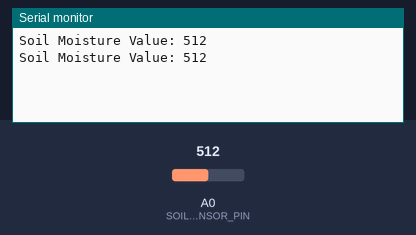
Bench run of a sketch on a simulated Arduino Uno, built with avr-gcc and run on an emulated ATmega328P. Shown: the last lines printed to the serial monitor. The inputs (shaded band) are chosen by the test bench; at power-on: A0 (SOIL_MOISTURE_SENSOR_PIN) = 512.

Above: at 1.8 s.
1.9 s: A0 (SOIL_MOISTURE_SENSOR_PIN) set to 716
At 2.4 s:
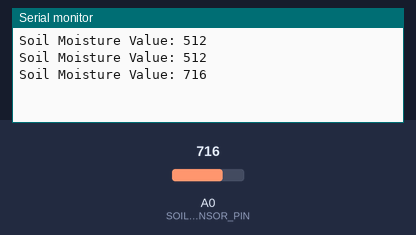
3.4 s: A0 (SOIL_MOISTURE_SENSOR_PIN) set to 900
At 4.8 s:
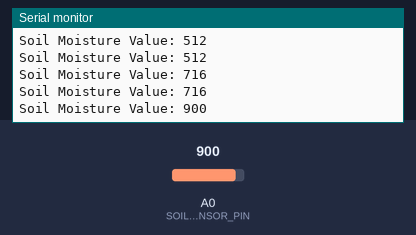
Timing chart, 0 to 6.4 s (numbered marks = the images above; inputs shaded):
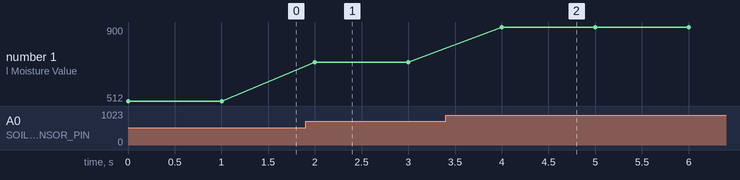

Measured:
- after the input at 1.9 s, the serial monitor: prints a new line after 0.10 s (image 1)
- after the input at 3.4 s, the serial monitor: prints a new line after 0.60 s (image 2)
- plotted number 1: 512 → 716 after the input at 1.9 s, 716 → 900 after the input at 3.4 s

The sketch:

sum.ino
```cpp
/*
#define GAS_SENSOR_PIN A0  // Chân analog nơi cắm cảm biến gas MQ-2

void setup() {
  Serial.begin(9600);
}

void loop() {
  // Đọc giá trị từ cảm biến gas MQ-2
  int gasValue = analogRead(GAS_SENSOR_PIN);

  // In giá trị ra Serial Monitor
  Serial.print("Gas Value: ");
  Serial.println(gasValue);

  delay(1000);  // Đợi 1 giây trước khi đọc lại dữ liệu
}
*/
/************************************************************************************************************/

#define SOIL_MOISTURE_SENSOR_PIN A0  // Chân analog nơi cắm cảm biến độ ẩm đất

void setup() {
  Serial.begin(9600);
}

void loop() {
  // Đọc giá trị từ cảm biến độ ẩm đất
  int soilMoistureValue = analogRead(SOIL_MOISTURE_SENSOR_PIN);

  // In giá trị ra Serial Monitor
  Serial.print("Soil Moisture Value: ");
  Serial.println(soilMoistureValue);

  delay(1000);  // Đợi 1 giây trước khi đọc lại dữ liệu
}

/************************************************************************************************************/
/*
#include <DHT.h>

#define DHT_PIN 2       // Chân digital nơi cắm cảm biến DHT11
#define DHT_TYPE DHT11   // Loại cảm biến (DHT11 hoặc DHT22)

DHT dht(DHT_PIN, DHT_TYPE);

void setup() {
  Serial.begin(9600);
  dht.begin();
}

void loop() {
  // Đọc dữ liệu từ cảm biến DHT11
  float temperature = dht.readTemperature();
  float humidity = dht.readHumidity();

  // In giá trị ra Serial Monitor
  Serial.print("Temperature: ");
  Serial.print(temperature);
  Serial.print(" °C, Humidity: ");
  Serial.print(humidity);
  Serial.println(" %");

  delay(2000);  // Đợi 2 giây trước khi đọc lại dữ liệu
}
*/
/************************************************************************************************************/
/*
#define RELAY_PIN D0  // Chân digital nơi cắm relay

void setup() {
  pinMode(RELAY_PIN, OUTPUT);
  Serial.begin(9600);
}

void loop() {
  // Bật relay (motor chạy)
  digitalWrite(RELAY_PIN, HIGH);
  Serial.println("Motor ON");

  delay(5000);  // Motor chạy trong 5 giây

  // Tắt relay (motor dừng)
  digitalWrite(RELAY_PIN, LOW);
  Serial.println("Motor OFF");

  delay(5000);  // Nghỉ 5 giây trước khi bắt đầu lại
}
*/
/************************************************************************************************************/
/*
#define BLYNK_TEMPLATE_ID "TMPL6jyzgyu2U"
#define BLYNK_TEMPLATE_NAME "TuanIOT"
#define BLYNK_AUTH_TOKEN "YKhaKTA9YfCVhiCJtRcBu4HW7SgN90e_"

#include <ESP8266WiFi.h>
#include <BlynkSimpleEsp8266.h>

char ssid[] = "tuanNA";
char pass[] = "88888888";
char auth[] = "YKhaKTA9YfCVhiCJtRcBu4HW7SgN90e_";

const int sensorValue = A0;

void setup() {
  // put your setup code here, to run once:
  Serial.begin(9600);
  Blynk.begin(auth,ssid,pass);
  delay(2000);

}

void loop() {
  // put your main code here, to run repeatedly:
  int value = analogRead(sensorValue);
  Blynk.virtualWrite(V0,value);
  Blynk.run();

  // In giá trị ra màn hình
  Serial.print("Giá trị cảm biến : ");
  Serial.println(value);

  delay(1000); // Đợi 1 giây trước khi đọc giá trị tiếp theo
}
*/
```
